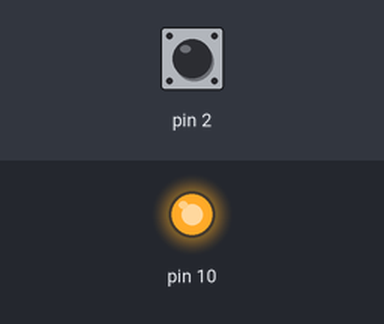
Recording of a sketch running on a simulated Arduino Uno, built with avr-gcc and run on an emulated ATmega328P. On the bench: output pins drawn as LEDs (lit = HIGH). The inputs (shaded band) are chosen by the test bench; at power-on: pin 2 HIGH. What the sketch prints to the serial monitor is not drawn.

Above: at 1.2 s.
1.3 s: pin 2 pulled LOW for 0.15 s
At 1.38 s:
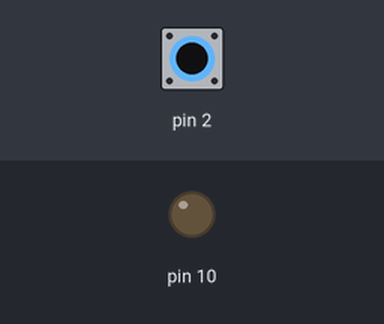
2.9 s: pin 2 pulled LOW for 3.2 s
At 6.4 s:
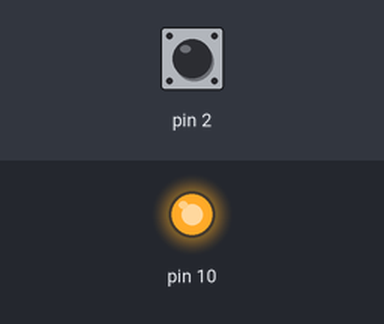
Timing chart, 0 to 7.9 s (numbered marks = the images above; inputs shaded):
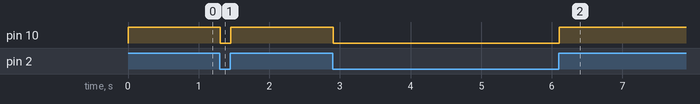

The sketch:

ldr.ino
```cpp
void setup() {

  Serial.begin(9600);

  pinMode(2, INPUT_PULLUP);
  pinMode(10, OUTPUT);
}

void loop() {

  int sensorVal = digitalRead(2);

  Serial.println(sensorVal);


  if (sensorVal == LOW) {
    digitalWrite(10, LOW);
  } else {
    digitalWrite(10, HIGH);
  }
}
```

Measured:
- after the input at 1.3 s, pin 10: HIGH → LOW at once, → HIGH 0.15 s later
- after the input at 2.9 s, pin 10: HIGH → LOW at once, → HIGH 3.2 s later
